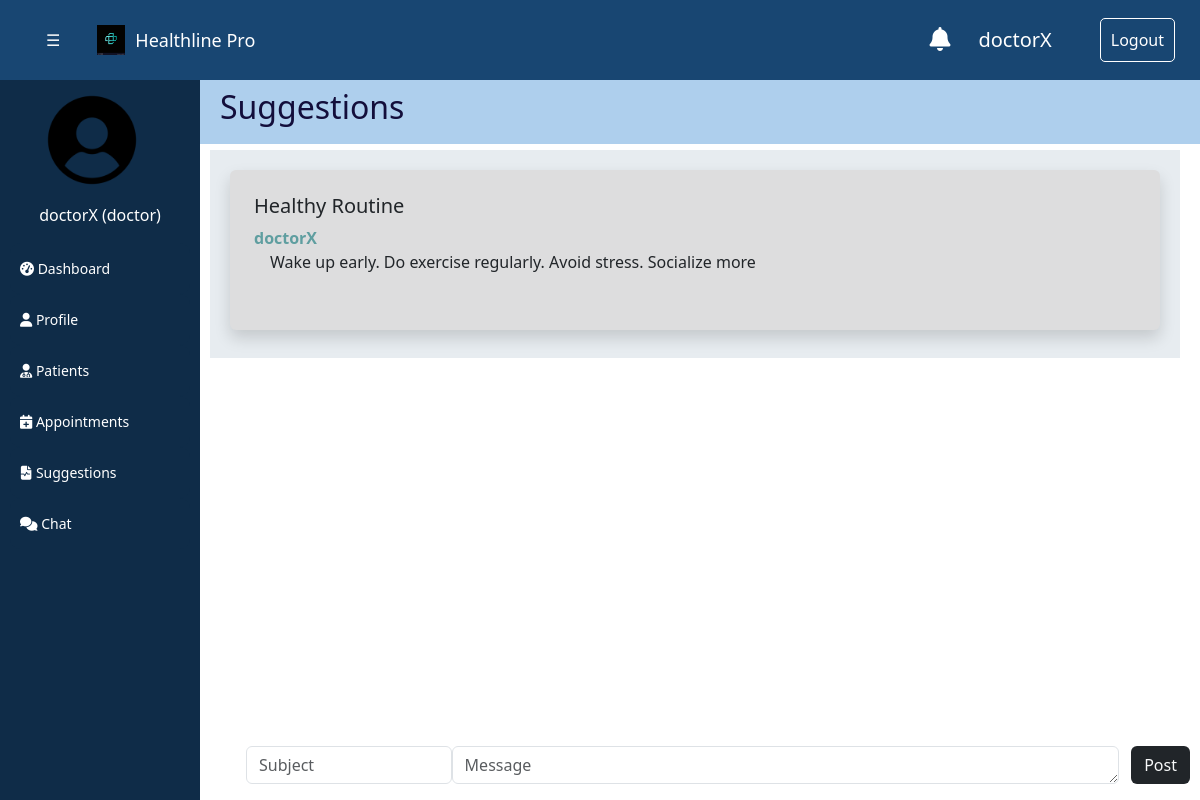
/suggestions (signed in), run on the app's committed database.
### tables this page shows
CREATE TABLE suggestions (
        id INTEGER PRIMARY KEY AUTOINCREMENT,
        username VARCHAR(50),
        subject VARCHAR(100),
        suggestion VARCHAR(3000),
        FOREIGN KEY (username) REFERENCES users(username)
    );

### app.py (the view)
@app.route("/suggestions")
def suggestions():
    if "username" in session and "role" in session:
        data, col = crud.fetch_data_from_table("suggestions")
        return render_template("suggestions.html", users=data)
    flash("Please login to access this page", "error")
    return redirect(url_for("login"))

### app.py (called while the page is built)
@app.after_request
def add_cache_control(response):
    response.headers["Cache-Control"] = "no-cache, no-store, must-revalidate"
    return response

@app.context_processor
def inject_variables():
    if "username" in session and "role" in session:
        return dict(role=session["role"], username=session["username"])
    dummy = {"role": "role", "username": "username"}
    return dummy

### crud_operation.py (called while the page is built)
def execute_fetch_query(query, params=None):
    cursor = conn.cursor()
    try:
        if params:
            cursor.execute(query, params)
        else:
            cursor.execute(query)
        table_data = cursor.fetchall()
        if not table_data:
            print("No rows found.")
        columns = [column[0] for column in cursor.description]
        return table_data, columns
    except sqlite3.Error as e:
        print(f"Error executing query: {e}")
        return None, None
    finally:
        cursor.close()

def fetch_data_from_table(table_name):
    query = f"SELECT * FROM {table_name}"
    return execute_fetch_query(query)

### templates/suggestions.html (shortened to what this page needs)
{% extends 'base.html' %}
{% block header %}
Suggestions
{% endblock %}
{% block content %}
<section class=" p-4 rounded shadow mb-2" style="background: #ddddde;">
    {% for i in users%}
    <div class="row mb-2">
        <div class="panel panel-default">
            <div class="panel-body">
                <h5>{{i[2]}}</h5>
                <div class="mb-4"><strong style="color:cadetblue">{{i[1]}}</strong>
                    <p class="ml-3 "> {{i[3]}}</p>
                </div>
            </div>
        </div>
    </div>
    {%endfor%}
</section>
<form action="/post_suggestion" method="post" style="position: fixed; bottom:0px; width: 80%; align-self: center;">
    <div class="form-group mt-3 ml-3 d-flex">
        <input type="text" id="subject" name="subject" class="form-control" placeholder="Subject" style="width: 30%;">
        <textarea class="form-control" name="message" rows="1" placeholder="Message" required></textarea>
        <div class="d-flex align-items-center justify-content-center">
            &nbsp;&nbsp;&nbsp;<button type="submit" class="btn bg-dark text-light">Post</button>
        </div>
    </div>
</form>
{% endblock %}

### templates/base.html (shortened to what this page needs)
<!DOCTYPE html>
<html lang="en">
<head>
    <link href="https://maxcdn.bootstrapcdn.com/bootstrap/4.5.2/css/bootstrap.min.css" rel="stylesheet">
    <link rel="stylesheet" href="https://cdn.jsdelivr.net/npm/fullcalendar@5.10.1/main.min.css" />
    <link rel="stylesheet" href="https://cdnjs.cloudflare.com/ajax/libs/font-awesome/5.15.3/css/all.min.css"
 />
    <link rel="stylesheet" href="/static/styles.css">
    {% block additional_css %}
    <link href="./static/assets/vendor/animate.css/animate.min.css" rel="stylesheet">
    <link href="./static/assets/vendor/bootstrap/css/bootstrap.min.css" rel="stylesheet">
    <link href="./static/assets/vendor/fontawesome-free/css/all.min.css" rel="stylesheet">
    <link href="./static/assets/vendor/bootstrap-icons/bootstrap-icons.css" rel="stylesheet">
    <link href="./static/assets/vendor/boxicons/css/boxicons.min.css" rel="stylesheet">
    <link href="./static/assets/vendor/glightbox/css/glightbox.min.css" rel="stylesheet">
    <link href="./static/assets/vendor/remixicon/remixicon.css" rel="stylesheet">
    <link href="./static/assets/vendor/swiper/swiper-bundle.min.css" rel="stylesheet">
    <link href="./static/assets/css/style.css" rel="stylesheet">
    {% endblock %}
</head>
<body>
    <div class="topbar">
        <div id="main">
            <button class="btn text-light mr-3" onclick="ToggleNav()">☰ </button>
        </div>
        <div class="logo-container ml-3">
            <img src="./static/health.png" alt="Image" height="auto" class="topbar-image">
            <div class="logo">Healthline Pro</div>
        </div>
        <div class="notification-container">
            <a id="notification-button" href="/notifications">
                <i class="fas fa-bell mr-1"> </i>
            </a>
        </div>
        <div class="ml-4" style="font-size: 20px;">
            {{username}}
        </div>
        <div class="logout-button ml-5">
            <a href="/logout">Logout</a>
        </div>
    </div>
    <div id="mySidebar" class="sidebar">
        <div class="container">
            <img src="./static/user-logo.png" alt="Image" height="auto" class="sidebar-image">
            <div class="mb-3 sidebar-label">{{username}} ({{role}}) </div>
        </div>
        {%if role == "patient"%}
        <button onclick="loadPage('/dashboard')">
            <i class="fas fa-tachometer-alt"></i>
            Dashboard
        </button>
        <button onclick="loadPage('/profile')">
            <i class="fas fa-user"></i>
            Profile
        </button>
        <button onclick="loadPage('/health_records')">
            <i class="fas fa-file-alt"></i>
            Health Records
        </button>
        <button onclick="loadPage('/health_visualization')">
            <i class="fas fa-file-alt"></i>
            Visualization
        </button>
        <button onclick="loadPage('/doctors')">
            <i class="fas fa-user-md"></i>
            Doctors
        </button>
        <button onclick="loadPage('/viewappointments')">
            <i class="fas fa-calendar-check"></i>
            View Appointments
        </button>
        <button onclick="loadPage('/appointment')">
            <i class="fas fa-calendar-plus"></i>
            Request Appointment
        </button>
        <button onclick="loadPage('/resources')">
            <i class="fas fa-file-medical-alt"></i>
            Resources
        </button>
        <button onclick="loadPage('/faq')">
            <i class="fas fa-question-circle"></i>
            FAQs
        </button>
        <button onclick="loadPage('/chat')">
            <i class="fas fa-comments"></i>
            Chat
        </button>
        {%elif role == "doctor" %}
        <button onclick="loadPage('/dashboard')">
            <i class="fas fa-tachometer-alt"></i>
            Dashboard
        </button>
        <button onclick="loadPage('/profile')">
            <i class="fas fa-user"></i>
            Profile
        </button>
        <button onclick="loadPage('/patients')">
            <i class="fas fa-user-md"></i>
            Patients
        </button>
        <button onclick="loadPage('/appointment')">
            <i class="fas fa-calendar-plus"></i>
            Appointments
        </button>
        <button onclick="loadPage('/suggestions')">
            <i class="fas fa-file-medical-alt"></i>
            Suggestions
        </button>
        <button onclick="loadPage('/chat')">
            <i class="fas fa-comments"></i>
            Chat
        </button>
        {%endif%}
    </div>
    <div id="my_header" class="my_header">
        <h2>{%block header%}{% endblock %}</h2>
    </div>
    <div id="main-content" class="main-content">
        {% block content %}
        {% endblock %}
    </div>
</body>
</html>

### static/styles.css (style rules this page uses)
.topbar { position: fixed; top: 0; width: 100%; height: 10%; background-color: #184672; color: #fff; display: flex; justify-content: space-between; align-items: center; padding: 25px; font-size: 16px; box-shadow: 0 2px 5px rgba(0, 0, 0, 0.2); z-index: 500; }
.logo-container { display: flex; align-items: center; }
.topbar-image { margin-right: 10px; }
.logo { font-size: 18px; font-family:'Segoe UI', Tahoma, Geneva, Verdana, sans-serif; }
.logout-button a { color: #fff; text-decoration: none; padding: 10px 10px; border: 1px solid #fff; border-radius: 5px; }
.my_header { transition: margin-left .3s; position: fixed; top: 10%; left:200px; width: 100%; height:8%; padding: 8px 20px; z-index: 1000; background-color: #aecfed; font-family:'Segoe UI', Tahoma, Geneva, Verdana, sans-serif; color: #130e3b; }
.sidebar { position: fixed; z-index: 500; left: 0; width: 200px; padding: 10px; top: 10%; height: 100%; max-height: 90%; overflow-y: auto; background-color: #0f2c48; transition: 0.3s; text-align: left; color: #fff; }
#main { transition: margin-left .5s; }
.sidebar button { text-align: left; font-size: 14px; border-radius: 10px; padding-left:10px; }
.topbar-image { width: 28px; }
.sidebar-image { width: 100px; margin-left: 20px; margin-bottom: 3px; }
.sidebar-label { margin-top: 10px; font-size: 16px; text-align: center; margin-bottom: 10px; color: white; }
button { display: block; width: 100%; padding: 15px 0px; margin-bottom: 10px; background-color: #0f2c48; color: white; border: none; border-radius: 5px; cursor: pointer; }
.main-content { padding:20px; margin-left:210px; margin-right: 20px; margin-top: 150px; font-family:'Segoe UI', Tahoma, Geneva, Verdana, sans-serif; background-color: #e7ecf0; transition: margin-left .3s; }
.notification-container { position: relative; margin-left: auto; }
.notification-container a { color:white; }
.notification-container i { font-size: 1.5rem; color: #fff; cursor: pointer; }

### static/assets/css/style.css (style rules this page uses)
a { color: #1977cc; text-decoration: none; }
section { padding: 40px 0; overflow: hidden; border-radius:10px; }

### data on the page
suggestions: username "doctorX", subject "Healthy Routine", suggestion "Wake up early. Do exercise regularly. Avoid stress. Socialize more"

### other printed values
{{ role }} "doctor"
